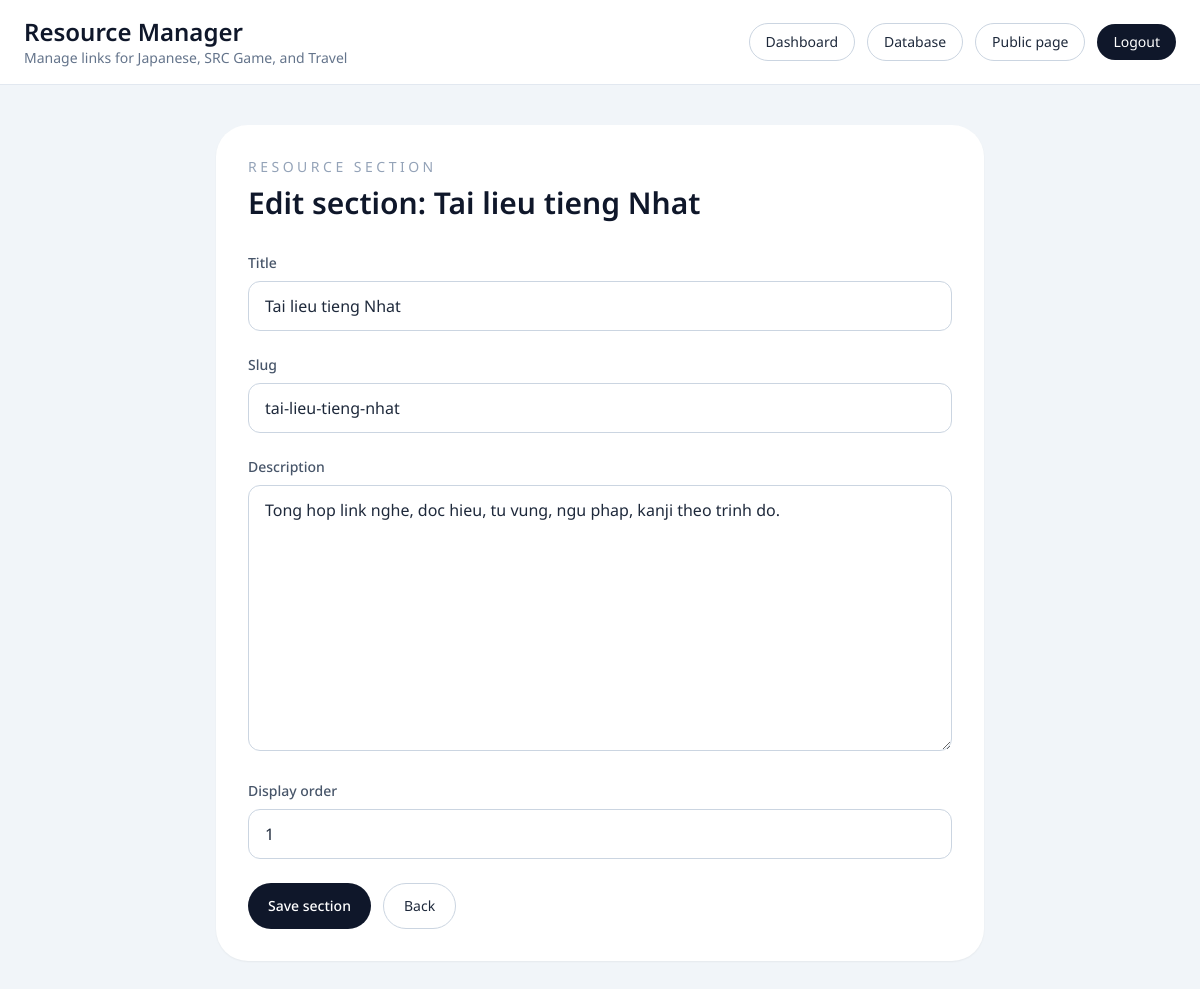
/sql/sections/1/edit/ (signed in), run on the app's committed database.
### posts/models.py (models this page shows, shortened)
class ResourceSection(models.Model):
    title = models.CharField(max_length=100)
    slug = models.SlugField(unique=True)
    description = models.TextField(blank=True)
    display_order = models.PositiveIntegerField(default=0)
    class Meta:
        ordering = ["display_order", "title"]

### posts/views.py (the view)
# urls.py: path('sql/sections/<int:pk>/edit/', resource_section_update, name='resource_section_update'),
@staff_required
def resource_section_update(request, pk):
    section = get_object_or_404(ResourceSection, pk=pk)
    form = ResourceSectionForm(request.POST or None, instance=section)
    if request.method == "POST" and form.is_valid():
        form.save()
        messages.success(request, "Section updated successfully.")
        return redirect("resource_admin_dashboard")
    return render(
        request,
        "resource_admin/section_form.html",
        {"form": form, "page_title": f"Edit section: {section.title}", "section": section},
    )

### posts/forms.py
class ResourceSectionForm(forms.ModelForm):
    class Meta:
        model = ResourceSection
        fields = ["title", "slug", "description", "display_order"]
        widgets = {
            "title": forms.TextInput(attrs={"class": "w-full rounded-xl border border-slate-300 px-4 py-3"}),
            "slug": forms.TextInput(attrs={"class": "w-full rounded-xl border border-slate-300 px-4 py-3"}),
            "description": forms.Textarea(attrs={"class": "w-full rounded-xl border border-slate-300 px-4 py-3 min-h-[120px]"}),
            "display_order": forms.NumberInput(attrs={"class": "w-full rounded-xl border border-slate-300 px-4 py-3"}),
        }

### posts/views.py (called while the page is built)
def staff_required(view_func):
    @wraps(view_func)
    @login_required(login_url="resource_admin_login")
    @user_passes_test(
        lambda user: user.is_staff or user.is_superuser,
        login_url="resource_admin_login",
    )
    def _wrapped_view(request, *args, **kwargs):
        return view_func(request, *args, **kwargs)
    return _wrapped_view

### templates/resource_admin/section_form.html (shortened to what this page needs)
{% extends 'resource_admin/base.html' %}
{% block content %}
<section class="mx-auto max-w-3xl rounded-[2rem] bg-white p-8 shadow-sm">
  <div class="mb-8">
    <p class="text-sm uppercase tracking-[0.25em] text-slate-400">Resource Section</p>
    <h1 class="mt-2 text-3xl font-semibold text-slate-900">{{ page_title }}</h1>
  </div>
  <form method="post" class="space-y-6">
    {% for field in form %}
    <div>
      <label for="{{ field.id_for_label }}" class="mb-2 block text-sm font-medium text-slate-600">{{ field.label }}</label>
      {{ field }}
    </div>
    {% endfor %}
    <div class="flex flex-wrap gap-3">
      <button type="submit" class="rounded-full bg-slate-900 px-5 py-3 text-sm font-medium text-white hover:bg-slate-700">Save section</button>
      <a href="{% url 'resource_admin_dashboard' %}" class="rounded-full border border-slate-300 px-5 py-3 text-sm hover:bg-slate-50">Back</a>
    </div>
  </form>
</section>
{% endblock content %}

### templates/resource_admin/base.html (style rules this page uses)
:root { --font-ui: "Noto Sans", "Segoe UI", Tahoma, Geneva, Verdana, sans-serif; }
html, body { font-family: var(--font-ui); font-synthesis-weight: none; text-rendering: optimizeLegibility; -webkit-font-smoothing: antialiased; -moz-osx-font-smoothing: grayscale; }

### data on the page
ResourceSection: form "Tai lieu tieng Nhat" "tai-lieu-tieng-nhat" "Tong hop link nghe, doc hieu, tu vung, ngu phap, kanji theo trinh do." "1"

### other printed values
{{ page_title }} "Edit section: Tai lieu tieng Nhat"
{{ field.label }} "Title" "Slug" "Description" "Display order"
